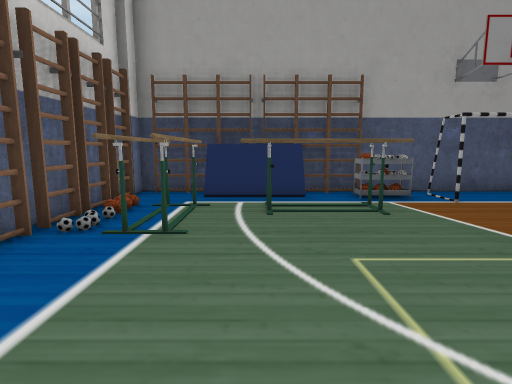
View 1 (above)

18 first-person views from a walk through a scene from a Unity 3-D project. The camera is 1.2 m above the floor, tilts 8° down and sees 80° across. The floor is counted in squares, 1 m on a side. Each view is taken from the middle of a square. On the plan, view 1 faces up. The plan holds only what a view shows up to about 13 squares ahead; the rest is blank. Door leaves are left out, so doorways stand open. Some surface patterns are stand-ins.

View 2
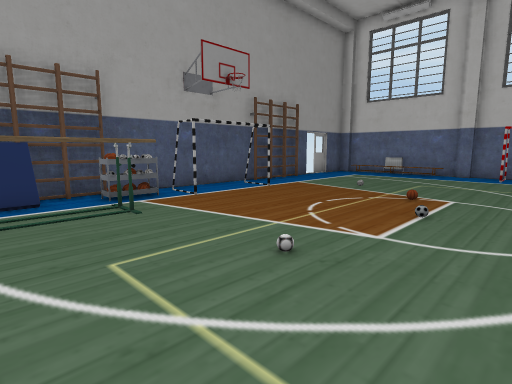

View 3
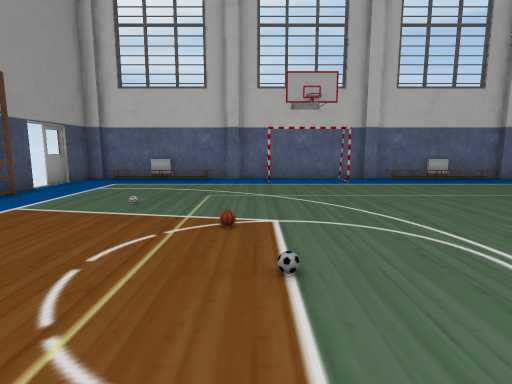

View 4
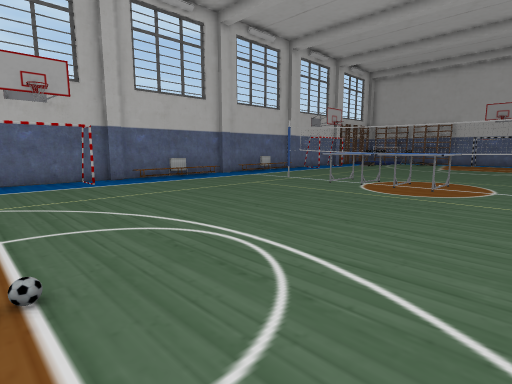

View 5
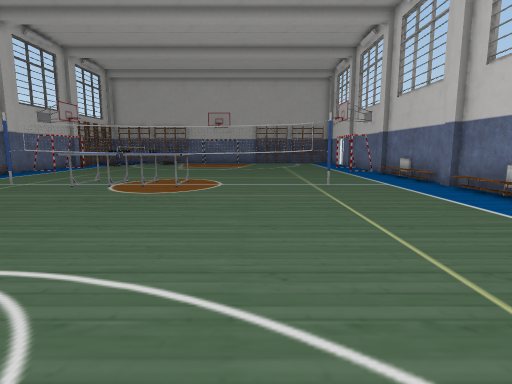

View 6
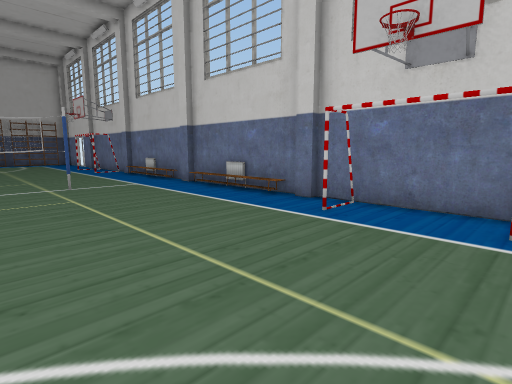

View 7
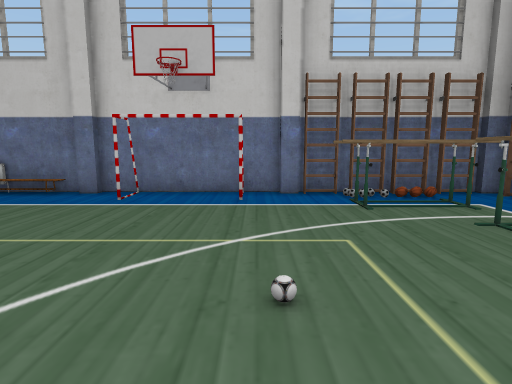

View 8
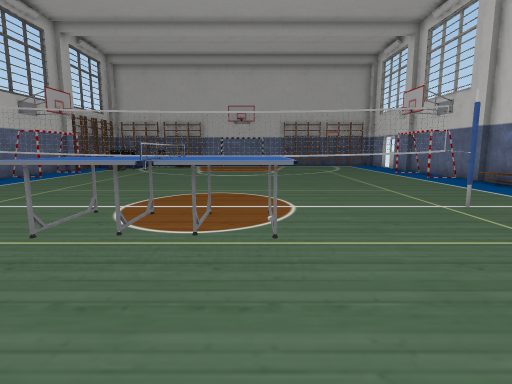

View 9
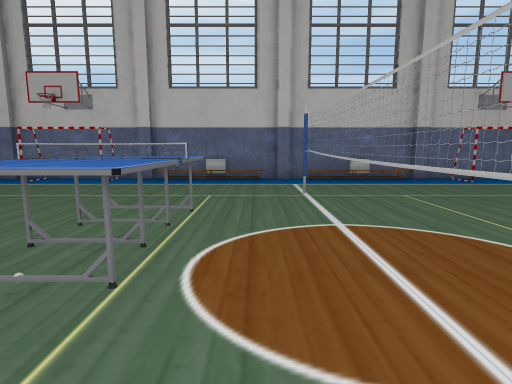

View 10
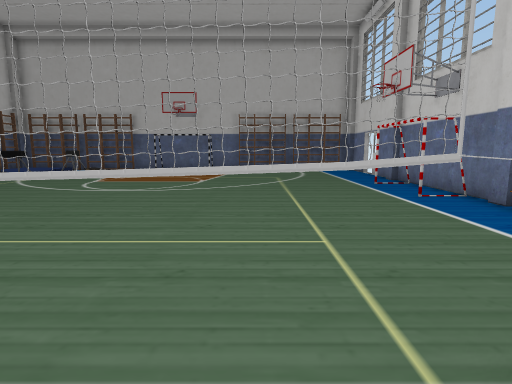

View 11
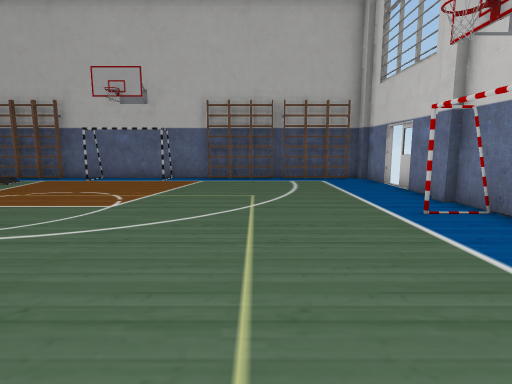

View 12
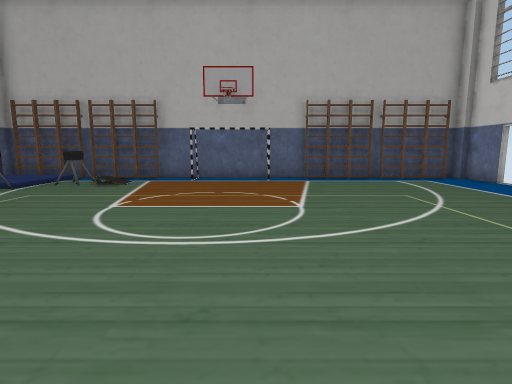

View 13
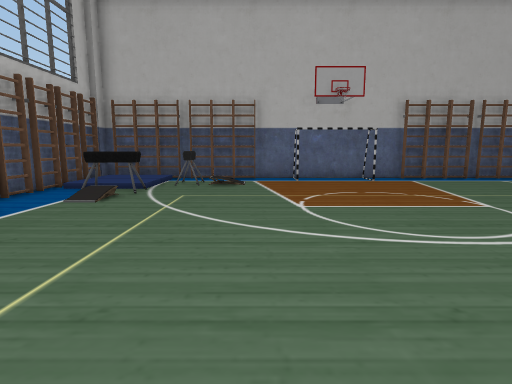

View 14
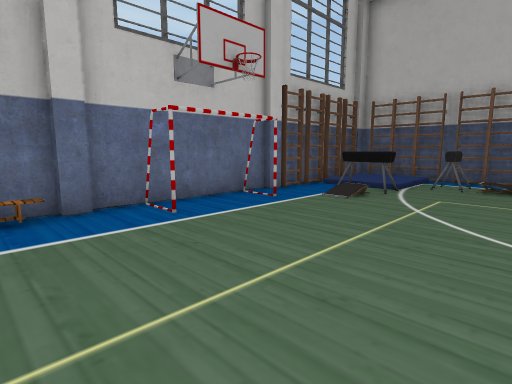

View 15
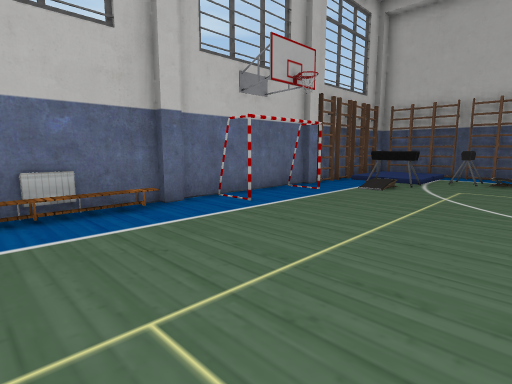

View 16
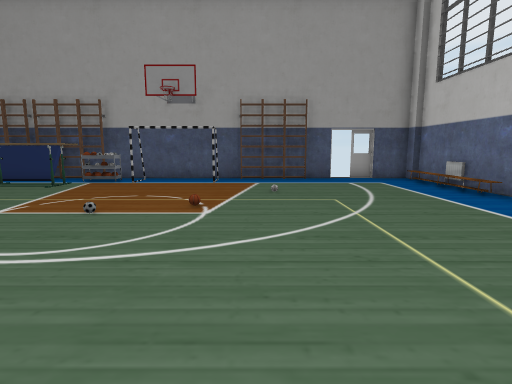

View 17
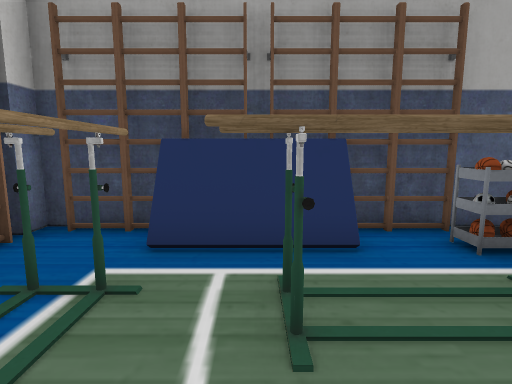

View 18
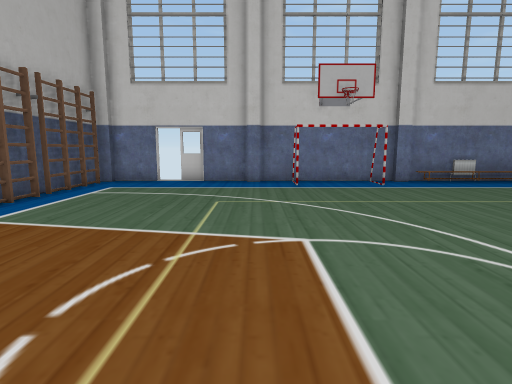

### Floor plan
Points are (right, up) in squares from view 1. A wall is a line through its corners. A room is listed if a view was taken in it or the views show most of it. See-through windows are left out.
Room 1 (views 1, 2, 3, 4, 5, 6, 7, 8, 9, 10, 16, 17)
walls: (15.2, 2.6) (15.2, 3.3); (-3.3, 3.2) (-3.3, 2.6); (-3.5, 2.8) (-3.5, -2.4); (15.5, 3.1) (15.5, 8.2); (-3.3, -2.2) (-3.3, -2.9); (12.3, 8.7) (-3.3, 8.7) (-3.3, 8.1); (15.2, -2.9) (15.2, -2.2); (15.5, -2.4) (15.5, 2.8); (-3.5, -2.9) (-3.5, -6.4); (15.2, 8.1) (15.2, 8.7) (12.9, 8.7); (-3.5, 8.2) (-3.5, 3.1); (15.5, -6.4) (15.5, -2.8)
glass walls: (1.5, -8.3) (11.4, -8.3)
ways out: opening at (-0.5, -6.2) to room 2; opening at (13.5, -6.2) to room 2; open door at (13, 9)
objects: other object (-3, -1); other object (-3, 2); ladder (-3, 4) to (-3, 5); ladder (-3, 6) to (-3, 7); other object (-2, 4) to (-1, 7); ladder (-2, 8) to (-1, 8); other object (0, 6) to (3, 7); other object (0, 8); ladder (1, 8) to (2, 8); rack (3, 7) to (4, 8); table (5, -6) to (7, -5); other object (5, 8); ladder (10, 8); other object (15, -5); other object (15, -1); other object (15, 6)
Room 2 (views 11, 12, 13, 14, 15, 18)
walls: (15.2, -13.9) (15.2, -13.2); (2.4, -24.8) (15.2, -24.8) (15.2, -24.2); (-3.3, -18.8) (-3.3, -19.4); (-3.3, -13.2) (-3.3, -13.9); (-3.5, -13.8) (-3.5, -18.9); (15.2, -19.4) (15.2, -18.7); (15.5, -13.4) (15.5, -8.4); (15.5, -18.9) (15.5, -13.9); (-3.5, -19.2) (-3.5, -21.9); (-0.5, -24.8) (0.6, -24.8); (-3.5, -22.6) (-3.5, -24.4); (15.2, -8.4) (15.2, -7.7); (-3.5, -8.6) (-3.5, -13.4); (-3.3, -24.2) (-3.3, -24.8) (-2.4, -24.8); (-3.3, -7.8) (-3.3, -8.4); (15.5, -7.9) (15.5, -6.4); (15.5, -24.4) (15.5, -19.6); (-3.5, -6.4) (-3.5, -7.9)
glass walls: (0.5, -8.3) (1.5, -8.3)
ways out: opening at (-0.5, -6.2) to room 1; opening at (13.5, -6.2) to room 1; gap at (-4, -22)
objects: other object (-3, -18); other object (-3, -15); ladder (-2, -25) to (-1, -25); ladder (1, -25) to (2, -25); other object (7, -24); ladder (11, -25); other object (11, -23) to (11, -22); other object (12, -21) to (14, -21); ladder (14, -25); ladder (15, -22); ladder (15, -21) to (15, -20); other object (15, -18); other object (15, -11)

Where each view was taken, in squares from view 1:
view 1: 0 up, 0 right, facing up
view 2: 0 up, 0 right, facing up-right
view 3: 2 up, 3 right, facing right
view 4: 2 up, 3 right, facing down-right
view 5: 2 up, 3 right, facing down
view 6: 2 up, 3 right, facing down-left
view 7: 2 up, 5 right, facing left
view 8: 2 down, 5 right, facing down
view 9: 7 down, 3 right, facing right
view 10: 7 down, 2 right, facing down
view 11: 12 down, 1 right, facing down
view 12: 12 down, 5 right, facing down
view 13: 12 down, 9 right, facing down
view 14: 12 down, 9 right, facing down-right
view 15: 10 down, 9 right, facing down-right
view 16: 4 down, 9 right, facing up
view 17: 4 up, 0 right, facing up
view 18: 19 down, 8 right, facing left
